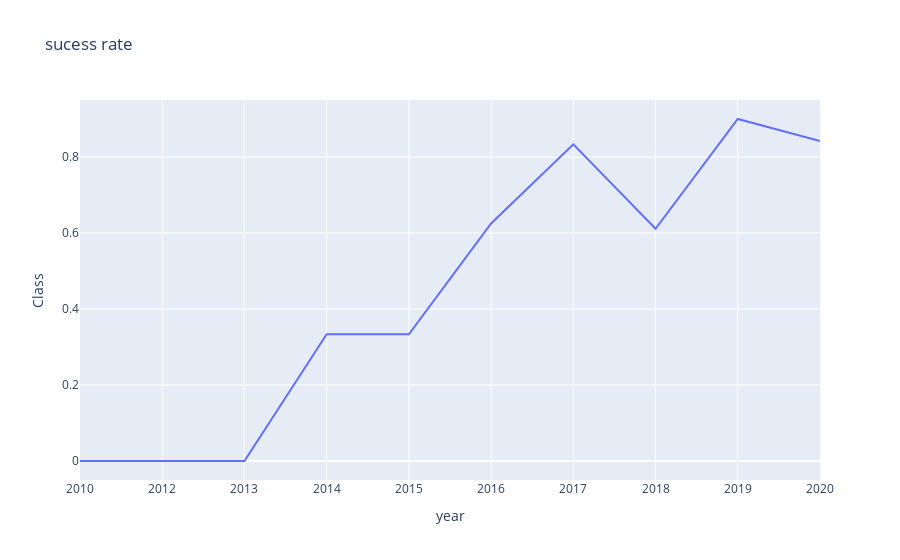

Here is the notebook cell this chart was saved with:
### Code cell
fig=px.line(mean,x='year',y='Class',title='sucess rate')
fig.show()

### Figure 1 — Plotly figure (JSON) as saved in the notebook; plotly's stock layout.template omitted (floating-point values rounded to 4 significant figures)
{"data": [{"hovertemplate": "year=%{x}<br>Class=%{y}<extra></extra>", "legendgroup": "", "line": {"color": "#636efa", "dash": "solid"}, "marker": {"symbol": "circle"}, "mode": "lines", "name": "", "orientation": "v", "showlegend": false, "type": "scatter", "x": ["2010", "2012", "2013", "2014", "2015", "2016", "2017", "2018", "2019", "2020"], "xaxis": "x", "y": [0, 0, 0, 0.3333, 0.3333, 0.625, 0.8333, 0.6111, 0.9, 0.8421], "yaxis": "y"}], "layout": {"legend": {"tracegroupgap": 0}, "title": {"text": "sucess rate"}, "xaxis": {"anchor": "y", "domain": [0, 1], "title": {"text": "year"}}, "yaxis": {"anchor": "x", "domain": [0, 1], "title": {"text": "Class"}}}}
